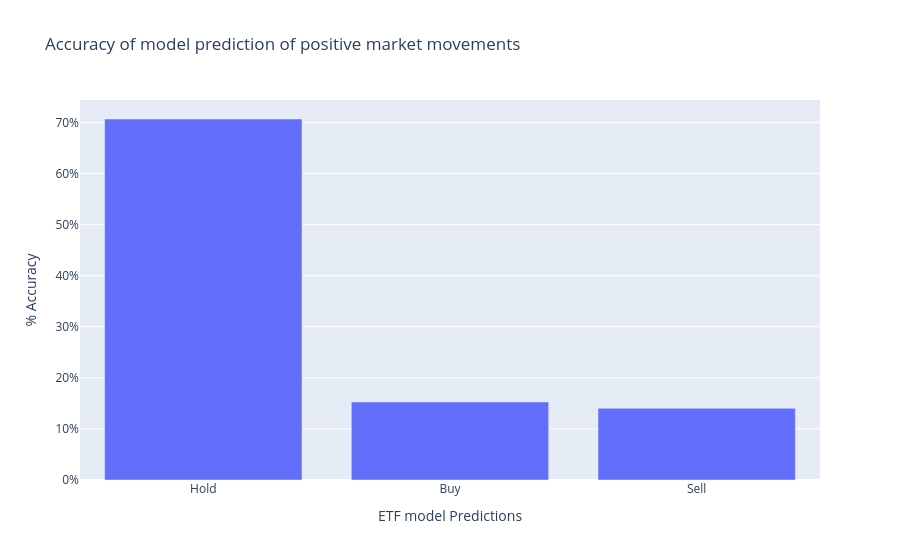
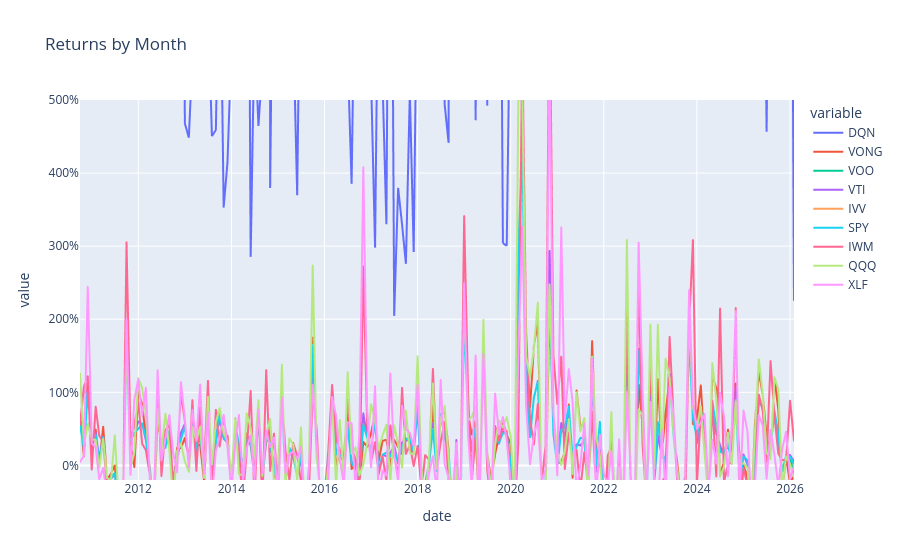
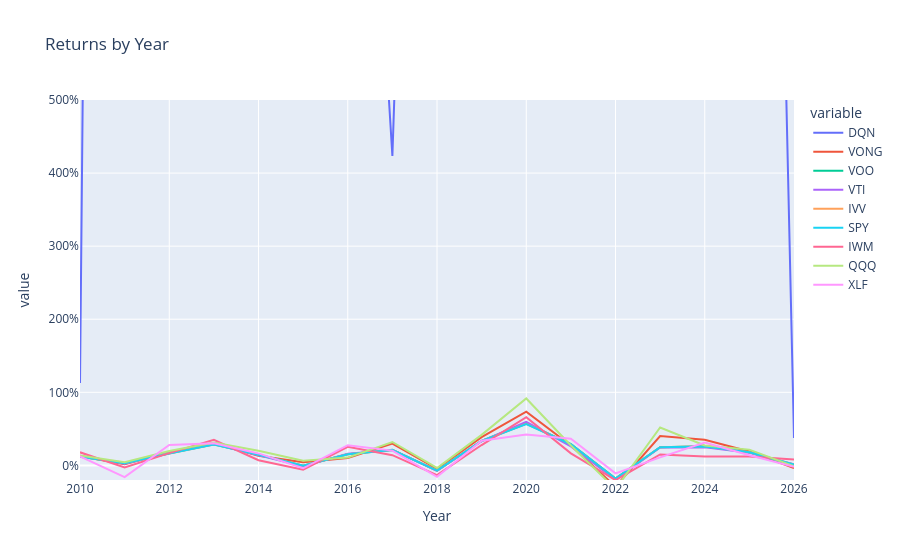

The notebook cell saved with these charts, in order:
### Code cell
#Train DQNs
DQN_Instance = Q_Network()
DQN_Instance.build_model(predictions.values, ETL_Instance.df[ETL_Instance.modelActs].values, 1000000, window_size=1, num_episodes=10, batch_size=32)
DQN_Instance.save_model(rf'F:\ETF_LSTM\DQN_Model')
DQN_Instance.display_return_graphs(predictions.values,ETL_Instance.df[ETL_Instance.actCols],0.0001)

### Figure 1 — Plotly figure (JSON) as saved in the notebook; plotly's stock layout.template omitted (floating-point values rounded to 4 significant figures)
{"data": [{"type": "bar", "x": ["Hold", "Buy", "Sell"], "y": [0.7068, 0.1528, 0.1404]}], "layout": {"title": {"text": "Accuracy of model prediction of positive market movements"}, "xaxis": {"title": {"text": "ETF model Predictions"}}, "yaxis": {"tickformat": ".0%", "title": {"text": "% Accuracy"}}}}

### Figure 2 — Plotly figure (JSON) as saved in the notebook; plotly's stock layout.template omitted (floating-point values rounded to 4 significant figures; data arrays with more than 128 entries replaced by an {"elided": "..."} marker saying what was removed)
{"data": [{"hovertemplate": "variable=DQN<br>date=%{x}<br>value=%{y}<extra></extra>", "legendgroup": "DQN", "line": {"color": "#636efa", "dash": "solid"}, "marker": {"symbol": "circle"}, "mode": "lines", "name": "DQN", "showlegend": true, "type": "scattergl", "x": {"elided": "185 str values"}, "xaxis": "x", "y": {"elided": "185 float values"}, "yaxis": "y"}, {"hovertemplate": "variable=VONG<br>date=%{x}<br>value=%{y}<extra></extra>", "legendgroup": "VONG", "line": {"color": "#EF553B", "dash": "solid"}, "marker": {"symbol": "circle"}, "mode": "lines", "name": "VONG", "showlegend": true, "type": "scattergl", "x": {"elided": "185 str values"}, "xaxis": "x", "y": {"elided": "185 float values"}, "yaxis": "y"}, {"hovertemplate": "variable=VOO<br>date=%{x}<br>value=%{y}<extra></extra>", "legendgroup": "VOO", "line": {"color": "#00cc96", "dash": "solid"}, "marker": {"symbol": "circle"}, "mode": "lines", "name": "VOO", "showlegend": true, "type": "scattergl", "x": {"elided": "185 str values"}, "xaxis": "x", "y": {"elided": "185 float values"}, "yaxis": "y"}, {"hovertemplate": "variable=VTI<br>date=%{x}<br>value=%{y}<extra></extra>", "legendgroup": "VTI", "line": {"color": "#ab63fa", "dash": "solid"}, "marker": {"symbol": "circle"}, "mode": "lines", "name": "VTI", "showlegend": true, "type": "scattergl", "x": {"elided": "185 str values"}, "xaxis": "x", "y": {"elided": "185 float values"}, "yaxis": "y"}, {"hovertemplate": "variable=IVV<br>date=%{x}<br>value=%{y}<extra></extra>", "legendgroup": "IVV", "line": {"color": "#FFA15A", "dash": "solid"}, "marker": {"symbol": "circle"}, "mode": "lines", "name": "IVV", "showlegend": true, "type": "scattergl", "x": {"elided": "185 str values"}, "xaxis": "x", "y": {"elided": "185 float values"}, "yaxis": "y"}, {"hovertemplate": "variable=SPY<br>date=%{x}<br>value=%{y}<extra></extra>", "legendgroup": "SPY", "line": {"color": "#19d3f3", "dash": "solid"}, "marker": {"symbol": "circle"}, "mode": "lines", "name": "SPY", "showlegend": true, "type": "scattergl", "x": {"elided": "185 str values"}, "xaxis": "x", "y": {"elided": "185 float values"}, "yaxis": "y"}, {"hovertemplate": "variable=IWM<br>date=%{x}<br>value=%{y}<extra></extra>", "legendgroup": "IWM", "line": {"color": "#FF6692", "dash": "solid"}, "marker": {"symbol": "circle"}, "mode": "lines", "name": "IWM", "showlegend": true, "type": "scattergl", "x": {"elided": "185 str values"}, "xaxis": "x", "y": {"elided": "185 float values"}, "yaxis": "y"}, {"hovertemplate": "variable=QQQ<br>date=%{x}<br>value=%{y}<extra></extra>", "legendgroup": "QQQ", "line": {"color": "#B6E880", "dash": "solid"}, "marker": {"symbol": "circle"}, "mode": "lines", "name": "QQQ", "showlegend": true, "type": "scattergl", "x": {"elided": "185 str values"}, "xaxis": "x", "y": {"elided": "185 float values"}, "yaxis": "y"}, {"hovertemplate": "variable=XLF<br>date=%{x}<br>value=%{y}<extra></extra>", "legendgroup": "XLF", "line": {"color": "#FF97FF", "dash": "solid"}, "marker": {"symbol": "circle"}, "mode": "lines", "name": "XLF", "showlegend": true, "type": "scattergl", "x": {"elided": "185 str values"}, "xaxis": "x", "y": {"elided": "185 float values"}, "yaxis": "y"}], "layout": {"legend": {"title": {"text": "variable"}, "tracegroupgap": 0}, "title": {"text": "Returns by Month"}, "xaxis": {"anchor": "y", "domain": [0, 1], "title": {"text": "date"}}, "yaxis": {"anchor": "x", "domain": [0, 1], "range": [-0.2, 5], "tickformat": ".0%", "title": {"text": "value"}}}}

### Figure 3 — Plotly figure (JSON) as saved in the notebook; plotly's stock layout.template omitted (floating-point values rounded to 4 significant figures)
{"data": [{"hovertemplate": "variable=DQN<br>Year=%{x}<br>value=%{y}<extra></extra>", "legendgroup": "DQN", "line": {"color": "#636efa", "dash": "solid"}, "marker": {"symbol": "circle"}, "mode": "lines", "name": "DQN", "orientation": "v", "showlegend": true, "type": "scatter", "x": [2010, 2011, 2012, 2013, 2014, 2015, 2016, 2017, 2018, 2019, 2020, 2021, 2022, 2023, 2024, 2025, 2026], "xaxis": "x", "y": [1.126, 65.54, 14.19, 5.871, 8.002, 13.99, 14.24, 4.233, 22.39, 10.36, 378.0, 29.51, 152.8, 19.64, 19.29, 27.37, 0.3743], "yaxis": "y"}, {"hovertemplate": "variable=VONG<br>Year=%{x}<br>value=%{y}<extra></extra>", "legendgroup": "VONG", "line": {"color": "#EF553B", "dash": "solid"}, "marker": {"symbol": "circle"}, "mode": "lines", "name": "VONG", "orientation": "v", "showlegend": true, "type": "scatter", "x": [2010, 2011, 2012, 2013, 2014, 2015, 2016, 2017, 2018, 2019, 2020, 2021, 2022, 2023, 2024, 2025, 2026], "xaxis": "x", "y": [0.124, 0.01468, 0.1782, 0.3051, 0.1315, 0.04302, 0.1008, 0.2983, -0.04657, 0.3863, 0.7355, 0.2718, -0.2914, 0.4026, 0.3493, 0.1893, -0.03525], "yaxis": "y"}, {"hovertemplate": "variable=VOO<br>Year=%{x}<br>value=%{y}<extra></extra>", "legendgroup": "VOO", "line": {"color": "#00cc96", "dash": "solid"}, "marker": {"symbol": "circle"}, "mode": "lines", "name": "VOO", "orientation": "v", "showlegend": true, "type": "scatter", "x": [2010, 2011, 2012, 2013, 2014, 2015, 2016, 2017, 2018, 2019, 2020, 2021, 2022, 2023, 2024, 2025, 2026], "xaxis": "x", "y": [0.1211, 0.03076, 0.1651, 0.2877, 0.1474, -0.005357, 0.1527, 0.2135, -0.07199, 0.3362, 0.5739, 0.29, -0.1812, 0.2492, 0.2607, 0.1795, -0.004411], "yaxis": "y"}, {"hovertemplate": "variable=VTI<br>Year=%{x}<br>value=%{y}<extra></extra>", "legendgroup": "VTI", "line": {"color": "#ab63fa", "dash": "solid"}, "marker": {"symbol": "circle"}, "mode": "lines", "name": "VTI", "orientation": "v", "showlegend": true, "type": "scatter", "x": [2010, 2011, 2012, 2013, 2014, 2015, 2016, 2017, 2018, 2019, 2020, 2021, 2022, 2023, 2024, 2025, 2026], "xaxis": "x", "y": [0.1317, 0.02099, 0.1694, 0.293, 0.1374, -0.01233, 0.1599, 0.2106, -0.07329, 0.3307, 0.5949, 0.2606, -0.1936, 0.2451, 0.2489, 0.1715, 0.01537], "yaxis": "y"}, {"hovertemplate": "variable=IVV<br>Year=%{x}<br>value=%{y}<extra></extra>", "legendgroup": "IVV", "line": {"color": "#FFA15A", "dash": "solid"}, "marker": {"symbol": "circle"}, "mode": "lines", "name": "IVV", "orientation": "v", "showlegend": true, "type": "scatter", "x": [2010, 2011, 2012, 2013, 2014, 2015, 2016, 2017, 2018, 2019, 2020, 2021, 2022, 2023, 2024, 2025, 2026], "xaxis": "x", "y": [0.12, 0.03026, 0.163, 0.2857, 0.147, -0.005163, 0.1524, 0.2114, -0.07163, 0.3335, 0.5696, 0.2902, -0.1809, 0.2492, 0.261, 0.1793, 0.01066], "yaxis": "y"}, {"hovertemplate": "variable=SPY<br>Year=%{x}<br>value=%{y}<extra></extra>", "legendgroup": "SPY", "line": {"color": "#19d3f3", "dash": "solid"}, "marker": {"symbol": "circle"}, "mode": "lines", "name": "SPY", "orientation": "v", "showlegend": true, "type": "scatter", "x": [2010, 2011, 2012, 2013, 2014, 2015, 2016, 2017, 2018, 2019, 2020, 2021, 2022, 2023, 2024, 2025, 2026], "xaxis": "x", "y": [0.1185, 0.03058, 0.1617, 0.2853, 0.1449, -0.005566, 0.1512, 0.2104, -0.07212, 0.3341, 0.5661, 0.2895, -0.1809, 0.2481, 0.2596, 0.1786, 0.01134], "yaxis": "y"}, {"hovertemplate": "variable=IWM<br>Year=%{x}<br>value=%{y}<extra></extra>", "legendgroup": "IWM", "line": {"color": "#FF6692", "dash": "solid"}, "marker": {"symbol": "circle"}, "mode": "lines", "name": "IWM", "orientation": "v", "showlegend": true, "type": "scatter", "x": [2010, 2011, 2012, 2013, 2014, 2015, 2016, 2017, 2018, 2019, 2020, 2021, 2022, 2023, 2024, 2025, 2026], "xaxis": "x", "y": [0.1788, -0.02741, 0.168, 0.3498, 0.07103, -0.06027, 0.2534, 0.1396, -0.1334, 0.2785, 0.6599, 0.164, -0.2016, 0.1498, 0.1232, 0.1214, 0.08015], "yaxis": "y"}, {"hovertemplate": "variable=QQQ<br>Year=%{x}<br>value=%{y}<extra></extra>", "legendgroup": "QQQ", "line": {"color": "#B6E880", "dash": "solid"}, "marker": {"symbol": "circle"}, "mode": "lines", "name": "QQQ", "orientation": "v", "showlegend": true, "type": "scatter", "x": [2010, 2011, 2012, 2013, 2014, 2015, 2016, 2017, 2018, 2019, 2020, 2021, 2022, 2023, 2024, 2025, 2026], "xaxis": "x", "y": [0.1342, 0.04417, 0.1966, 0.3138, 0.2006, 0.06409, 0.1068, 0.3199, -0.03522, 0.4177, 0.916, 0.2731, -0.3244, 0.5189, 0.2725, 0.2158, -0.01294], "yaxis": "y"}, {"hovertemplate": "variable=XLF<br>Year=%{x}<br>value=%{y}<extra></extra>", "legendgroup": "XLF", "line": {"color": "#FF97FF", "dash": "solid"}, "marker": {"symbol": "circle"}, "mode": "lines", "name": "XLF", "orientation": "v", "showlegend": true, "type": "scatter", "x": [2010, 2011, 2012, 2013, 2014, 2015, 2016, 2017, 2018, 2019, 2020, 2021, 2022, 2023, 2024, 2025, 2026], "xaxis": "x", "y": [0.1242, -0.1614, 0.2796, 0.303, 0.164, -0.03959, 0.2766, 0.202, -0.1576, 0.3371, 0.422, 0.3648, -0.1085, 0.1097, 0.3126, 0.1392, -0.01779], "yaxis": "y"}], "layout": {"legend": {"title": {"text": "variable"}, "tracegroupgap": 0}, "title": {"text": "Returns by Year"}, "xaxis": {"anchor": "y", "domain": [0, 1], "title": {"text": "Year"}}, "yaxis": {"anchor": "x", "domain": [0, 1], "range": [-0.2, 5], "tickformat": ".0%", "title": {"text": "value"}}}}
